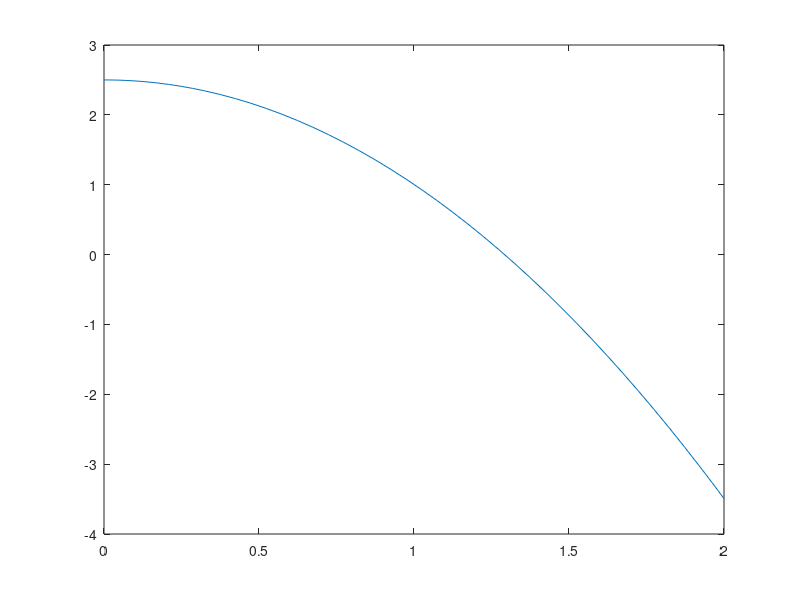

Reproduce this figure in MATLAB.
function c_mainprogram; %define main program as function
trange = [0 2]; % set range of values of t to solve for
x0 = 2.5; % set initial value ofDE
[tsol, xsol] = ode45(@rhs, trange, x0); %solve the DE
plot(tsol, xsol); %plot the solution 

function dxdt = rhs(t, x) % function definition
dxdt = x^2/10^3-3*t; % this defines RHS of dx/dt
